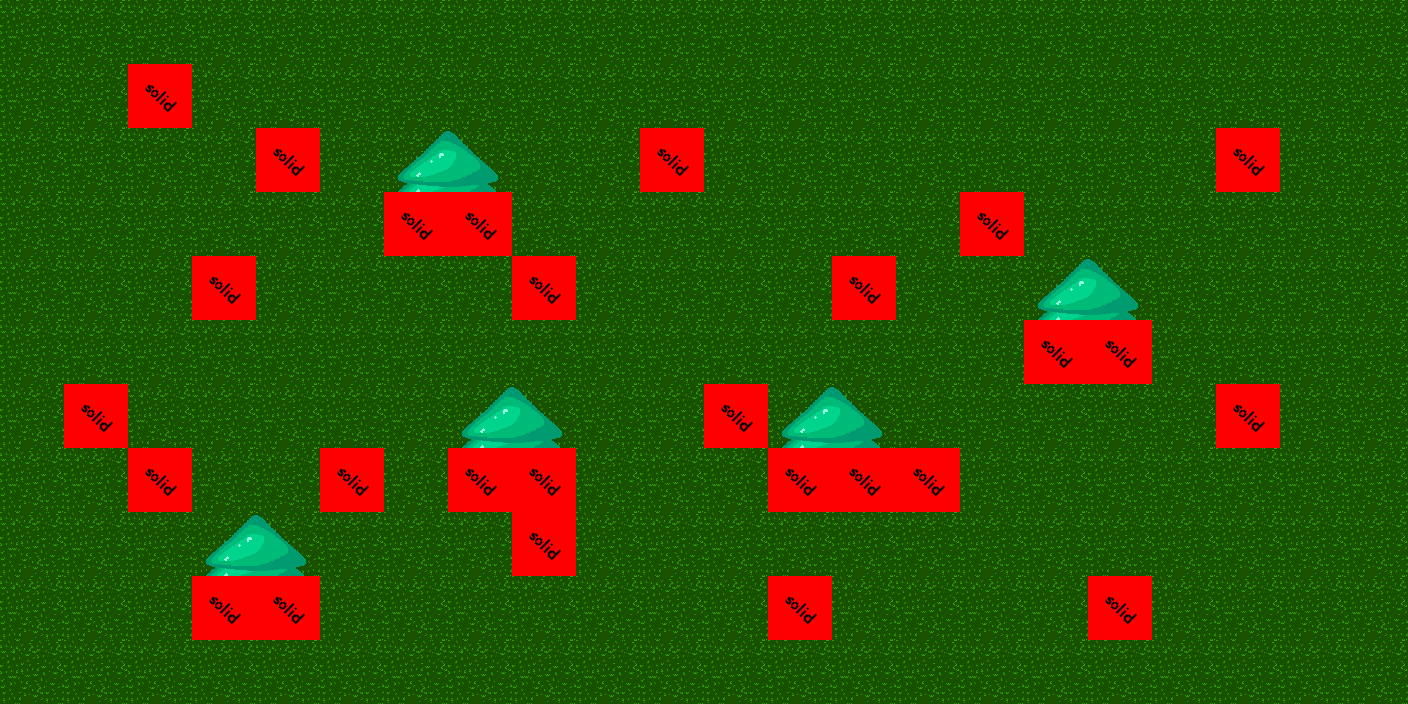

This game map was drawn from its Tiled (.tmx) file and the tilesets committed beside it. A one-line description and the trimmed map source follow:
An orthogonal 22x11 tile map with 64x64 px tiles, 3 tile layers (Tile Layer 1, Tile Layer 2, collision), 3 tilesets and 2 objects (Blockman, mainPlayer).

<map version="1.0" orientation="orthogonal" width="22" height="11" tilewidth="64" tileheight="64">
 <tileset firstgid="1" name="grasstest" tilewidth="64" tileheight="64" margin="1">
  <image source="grasstest.png" width="66" height="66" />
 </tileset>
 <tileset firstgid="2" name="trees_ortho" tilewidth="64" tileheight="64">
  <image source="trees_ortho.png" width="256" height="192" />
 </tileset>
 <tileset firstgid="14" name="collisiontiles" tilewidth="64" tileheight="64">
  <image source="collisiontiles.png" width="64" height="64" />
  <tile id="0">
   <properties>
    <property name="type" value="solid" />
   </properties>
  </tile>
 </tileset>
 <layer name="Tile Layer 1" width="22" height="11">
  <data>[242 cells, 242 non-empty, 1 distinct tile ids]</data>
 </layer>
 <objectgroup name="Object Layer 1" width="22" height="11">
  <object name="Blockman" x="318" y="304" width="64" height="128">
   <properties>
    <property name="image" value="player" />
    <property name="spriteWidth" value="16" />
   </properties>
  </object>
  <object name="mainPlayer" x="23" y="138" width="64" height="128">
   <properties>
    <property name="image" value="player" />
    <property name="spriteWidth" value="16" />
   </properties>
  </object>
 </objectgroup>
 <layer name="Tile Layer 2" width="22" height="11">
  <data>[242 cells, 37 non-empty, 5 distinct tile ids]</data>
 </layer>
 <layer name="collision" width="22" height="11">
  <data>[242 cells, 27 non-empty, 1 distinct tile ids]</data>
 </layer>
</map>
